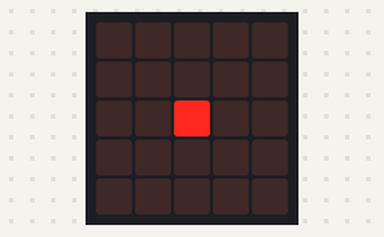
This program was run on a simulated BBC micro:bit (MakeCode). Shown: the board's 5×5 LED display.

Above: at 0.2 s.
At 3.5 s:
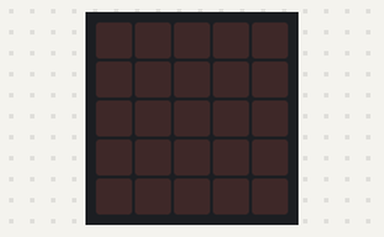
At 6.1 s:
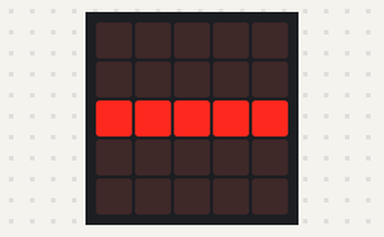

Measured:
- by itself, everything shown: repeats every 7.6 s, in 11 steps
- what the display in image 1 shows lasts 0.5 s, from 3.4 s to 3.9 s
- what the display in image 2 shows lasts 1.6 s, from 6.0 s to 7.6 s

The program:

main.ts
```typescript
basic.forever(function () {
    for (let index = 0; index < 3; index++) {
        basic.showLeds(`
            . . . . .
            . . . . .
            . . # . .
            . . . . .
            . . . . .
            `)
        basic.clearScreen()
        basic.pause(50)
        basic.showLeds(`
            . . . . .
            . . . . .
            . . # . .
            . . . . .
            . . . . .
            `)
        basic.clearScreen()
        basic.pause(50)
        basic.showLeds(`
            . . . . .
            . . . . .
            . . # . .
            . . . . .
            . . . . .
            `)
        for (let index = 0; index < 3; index++) {
            basic.clearScreen()
            basic.pause(500)
            basic.showLeds(`
                . . . . .
                . . . . .
                # # # # #
                . . . . .
                . . . . .
                `)
            basic.pause(200)
            basic.showLeds(`
                . . . . .
                . . . . .
                # # # # #
                . . . . .
                . . . . .
                `)
            basic.pause(200)
            basic.showLeds(`
                . . . . .
                . . . . .
                # # # # #
                . . . . .
                . . . . .
                `)
        }
    }
})
```

test.ts
```typescript
// les tests vont ici ; cela ne sera pas compilé si ce paquet est utilisé en tant qu'extension.
```
